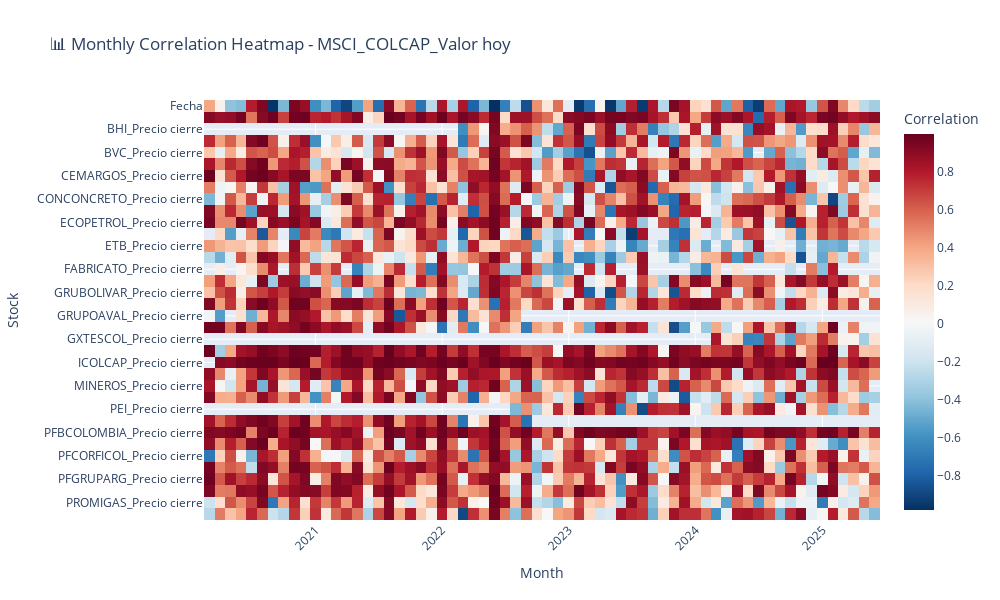

Notebook cell for this chart:
### Code cell
import plotly.express as px

# 🔹 Convert 'YearMonth' to string (Fix Period object issue)
monthly_corr.index = monthly_corr.index.astype(str)

# 🔥 **Add Heatmap for Monthly Correlations**
fig = px.imshow(
    monthly_corr.T,  # Transpose to get stocks on y-axis
    labels=dict(x="Month", y="Stock", color="Correlation"),
    title=f"📊 Monthly Correlation Heatmap - {target_stock}",
    color_continuous_scale="RdBu_r",
    aspect="auto",
)

fig.update_layout(
    autosize=False,
    width=1000,
    height=600,
    xaxis=dict(tickangle=-45),
)

### Figure 1 — Plotly figure (JSON) as saved in the notebook; plotly's stock layout.template omitted (floating-point values rounded to 4 significant figures; data arrays with more than 128 entries replaced by an {"elided": "..."} marker saying what was removed)
{"data": [{"coloraxis": "coloraxis", "hovertemplate": "Month: %{x}<br>Stock: %{y}<br>Correlation: %{z}<extra></extra>", "name": "0", "type": "heatmap", "x": ["2020-03", "2020-04", "2020-05", "2020-06", "2020-07", "2020-08", "2020-09", "2020-10", "2020-11", "2020-12", "2021-01", "2021-02", "2021-03", "2021-04", "2021-05", "2021-06", "2021-07", "2021-08", "2021-09", "2021-10", "2021-11", "2021-12", "2022-01", "2022-02", "2022-03", "2022-04", "2022-05", "2022-06", "2022-07", "2022-08", "2022-09", "2022-10", "2022-11", "2022-12", "2023-01", "2023-02", "2023-03", "2023-04", "2023-05", "2023-06", "2023-07", "2023-08", "2023-09", "2023-10", "2023-11", "2023-12", "2024-01", "2024-02", "2024-03", "2024-04", "2024-05", "2024-06", "2024-07", "2024-08", "2024-09", "2024-10", "2024-11", "2024-12", "2025-01", "2025-02", "2025-03", "2025-04", "2025-05", "2025-06"], "xaxis": "x", "y": ["Fecha", "BCOLOMBIA_Precio cierre", "BHI_Precio cierre", "BOGOTA_Precio cierre", "BVC_Precio cierre", "CELSIA_Precio cierre", "CEMARGOS_Precio cierre", "CNEC_Precio cierre", "CONCONCRETO_Precio cierre", "CORFICOL_Precio cierre", "ECOPETROL_Precio cierre", "ENKA_Precio cierre", "ETB_Precio cierre", "EXITO_Precio cierre", "FABRICATO_Precio cierre", "GEB_Precio cierre", "GRUBOLIVAR_Precio cierre", "GRUPOARGOS_Precio cierre", "GRUPOAVAL_Precio cierre", "GRUPOSURA_Precio cierre", "GXTESCOL_Precio cierre", "HCOLSEL_Precio cierre", "ICOLCAP_Precio cierre", "ISA_Precio cierre", "MINEROS_Precio cierre", "NUTRESA_Precio cierre", "PEI_Precio cierre", "PFAVAL_Precio cierre", "PFBCOLOMBIA_Precio cierre", "PFCEMARGOS_Precio cierre", "PFCORFICOL_Precio cierre", "PFDAVVNDA_Precio cierre", "PFGRUPARG_Precio cierre", "PFGRUPOSURA_Precio cierre", "PROMIGAS_Precio cierre", "TERPEL_Precio cierre"], "yaxis": "y", "z": {"elided": "36x64 float values"}}], "layout": {"autosize": false, "coloraxis": {"colorbar": {"title": {"text": "Correlation"}}, "colorscale": [[0, "rgb(5,48,97)"], [0.1, "rgb(33,102,172)"], [0.2, "rgb(67,147,195)"], [0.3, "rgb(146,197,222)"], [0.4, "rgb(209,229,240)"], [0.5, "rgb(247,247,247)"], [0.6, "rgb(253,219,199)"], [0.7, "rgb(244,165,130)"], [0.8, "rgb(214,96,77)"], [0.9, "rgb(178,24,43)"], [1, "rgb(103,0,31)"]]}, "height": 600, "title": {"text": "📊 Monthly Correlation Heatmap - MSCI_COLCAP_Valor hoy"}, "width": 1000, "xaxis": {"anchor": "y", "domain": [0, 1], "tickangle": -45, "title": {"text": "Month"}}, "yaxis": {"anchor": "x", "autorange": "reversed", "domain": [0, 1], "title": {"text": "Stock"}}}}
